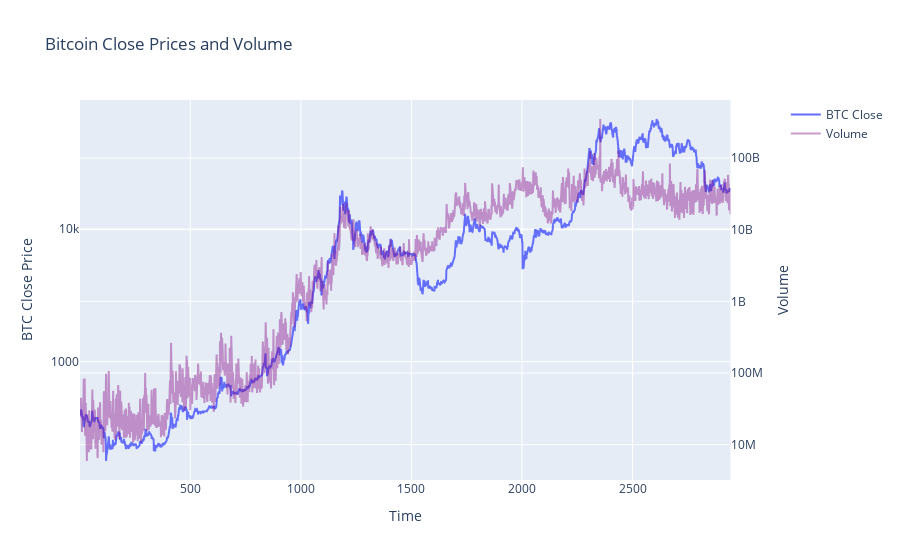

The notebook cell saved with this chart:
### Code cell
fig = make_subplots(specs=[[{"secondary_y": True}]])

fig.add_trace(go.Scatter(x=df_train.index, y=df_train['btc_close'], name="BTC Close"), secondary_y=False)
fig.add_trace(go.Scatter(x=df_train.index, y=df_train['volume'], name="Volume", line=dict(color='purple'), opacity=0.4), secondary_y=True)

fig.update_layout(title_text="Bitcoin Close Prices and Volume")
fig.update_xaxes(title_text="Time")
fig.update_yaxes(title_text="BTC Close Price", secondary_y=False, type="log", dtick=1)
fig.update_yaxes(title_text="Volume", secondary_y=True, type="log", dtick=1)
fig.write_image("price_vs_volume.png")
fig.show()

### Figure 1 — Plotly figure (JSON) as saved in the notebook; plotly's stock layout.template omitted (floating-point values rounded to 4 significant figures; data arrays with more than 128 entries replaced by an {"elided": "..."} marker saying what was removed)
{"data": [{"name": "BTC Close", "type": "scatter", "x": {"elided": "2943 int values"}, "xaxis": "x", "y": {"elided": "2943 float values"}, "yaxis": "y"}, {"line": {"color": "purple"}, "name": "Volume", "opacity": 0.4, "type": "scatter", "x": {"elided": "2943 int values"}, "xaxis": "x", "y": {"elided": "2943 int values"}, "yaxis": "y2"}], "layout": {"title": {"text": "Bitcoin Close Prices and Volume"}, "xaxis": {"anchor": "y", "domain": [0, 0.94], "title": {"text": "Time"}}, "yaxis": {"anchor": "x", "domain": [0, 1], "dtick": 1, "title": {"text": "BTC Close Price"}, "type": "log"}, "yaxis2": {"anchor": "x", "dtick": 1, "overlaying": "y", "side": "right", "title": {"text": "Volume"}, "type": "log"}}}
